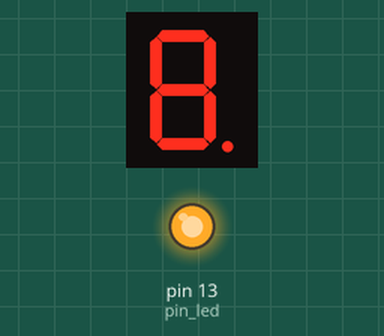
Recording of a sketch running on a simulated Arduino Uno, built with avr-gcc and run on an emulated ATmega328P. On the bench: 1-digit seven-segment display, output pins drawn as LEDs (lit = HIGH). Wiring (inferred from the names in the program): 1-digit 7-segment display, segments lit when LOW: segments pin 2, pin 3, pin 4, pin 5, pin 6, pin 7, pin 8, pin 9. The segment pins are drawn as the display they are named for; pins used as bus, display or sensor lines are not drawn.

Above: at 0.1 s.
At 8.4 s:
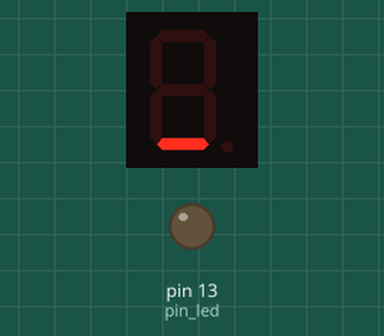
At 16.7 s:
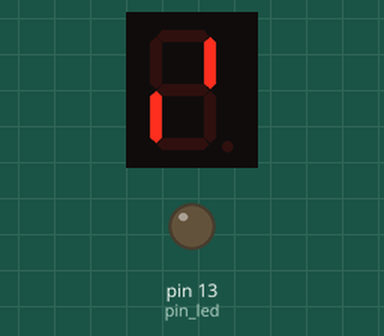
At 34.5 s:
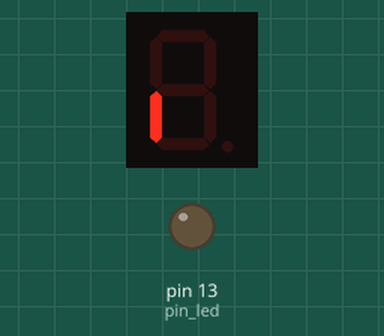
Timing chart, 0 to 36.0 s (numbered marks = the images above):
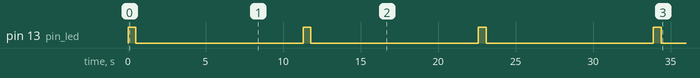

The sketch:

sketch_mar30a.ino
```cpp
#define Pina 2
#define pinb 3
#define A 2
#define B 3
#define C 4
#define D 5
#define E 6
#define F 7
#define G 8
#define H 9
typedef int number;
number  entered_number;
number counter = 0;
 // inputs
void setup() {
Serial.begin(9600);
pinMode(A , OUTPUT);
pinMode(B , OUTPUT);
pinMode(C , OUTPUT);
pinMode(D , OUTPUT);
pinMode(E , OUTPUT);
pinMode(F , OUTPUT);
pinMode(G , OUTPUT);
pinMode(H , OUTPUT);
}


void operating(){
  int pin_led = 13;
  pinMode(pin_led , OUTPUT);
  digitalWrite(pin_led , HIGH);
  delay(500);
  digitalWrite(pin_led , LOW);
  delay(500);
  }

void Displayer(int entered_number){
  if(entered_number == 0){
  digitalWrite(A, LOW);
  digitalWrite(B, HIGH);
  digitalWrite(C, HIGH);
  digitalWrite(D, HIGH);
  digitalWrite(E, HIGH);
  digitalWrite(F, HIGH);
  digitalWrite(G, HIGH);
  digitalWrite(H, HIGH);

    }
   else if(entered_number ==1){

  digitalWrite(A, LOW);
  digitalWrite(B, LOW);
  digitalWrite(C, LOW);
  digitalWrite(D, HIGH);
  digitalWrite(E, LOW);
  digitalWrite(F, LOW);
  digitalWrite(G, HIGH);
  digitalWrite(H, HIGH);
    }
   else if(entered_number ==2){

  digitalWrite(A, HIGH);
  digitalWrite(B, LOW);
  digitalWrite(C, HIGH);
  digitalWrite(D, HIGH);
  digitalWrite(E, HIGH);
  digitalWrite(F, HIGH);
  digitalWrite(G, LOW);
  digitalWrite(H, HIGH);
    }
   else if(entered_number ==3){

  digitalWrite(A, HIGH);
  digitalWrite(B, LOW);
  digitalWrite(C, HIGH);
  digitalWrite(D, HIGH);
  digitalWrite(E, LOW);
  digitalWrite(F, HIGH);
  digitalWrite(G, HIGH);
  digitalWrite(H, HIGH);
    }
   else if(entered_number ==4){

  digitalWrite(A, HIGH);//;
  digitalWrite(B, HIGH);
  digitalWrite(C, LOW);//
  digitalWrite(D, HIGH);//
  digitalWrite(E, LOW);
  digitalWrite(F, LOW);
  digitalWrite(G, HIGH);
  digitalWrite(H, HIGH);

    }
   else if(entered_number ==5){

  digitalWrite(A, HIGH);
  digitalWrite(B, HIGH);
  digitalWrite(C, HIGH);
  digitalWrite(D, LOW);
  digitalWrite(E, LOW);
  digitalWrite(F, HIGH);
  digitalWrite(G, HIGH);
  digitalWrite(H, HIGH);
    }
   else if(entered_number ==6){


  digitalWrite(A, HIGH);
  digitalWrite(B, HIGH);
  digitalWrite(C, HIGH);
  digitalWrite(D, LOW);
  digitalWrite(E, HIGH);
  digitalWrite(F, HIGH);
  digitalWrite(G, HIGH);
  digitalWrite(H, HIGH);
}
   else if(entered_number ==7){

  digitalWrite(A, LOW);
  digitalWrite(B, LOW);
  digitalWrite(C, HIGH);
  digitalWrite(D, HIGH);
  digitalWrite(E, LOW);
  digitalWrite(F, LOW);
  digitalWrite(G, HIGH);
  digitalWrite(H, HIGH);
   }
   else if (entered_number == 8){

  digitalWrite(A, HIGH);//;
  digitalWrite(B, HIGH);
  digitalWrite(C, HIGH);//
  digitalWrite(D, HIGH);//
  digitalWrite(E, HIGH);
  digitalWrite(F, HIGH);
  digitalWrite(G, HIGH);
  digitalWrite(H, HIGH);

    }else if(entered_number == 9){

  digitalWrite(A, HIGH);
  digitalWrite(B, HIGH);
  digitalWrite(C, HIGH);
  digitalWrite(D, HIGH);
  digitalWrite(E, LOW);
  digitalWrite(F, HIGH);
  digitalWrite(G, HIGH);
  digitalWrite(H, HIGH);
      }

  }
void loop() {
operating();
delay(300);
for(int counter = 0 ; counter < 10 ; counter++){
    delay(1000);
    Displayer(counter);
  }
}
```

Measured:
- by itself, pin 13 (pin_led): alternates HIGH for 0.50 s and LOW for 10.8 s
- what the display in image 1 shows lasts 1.0 s, from 8.3 s to 9.3 s
